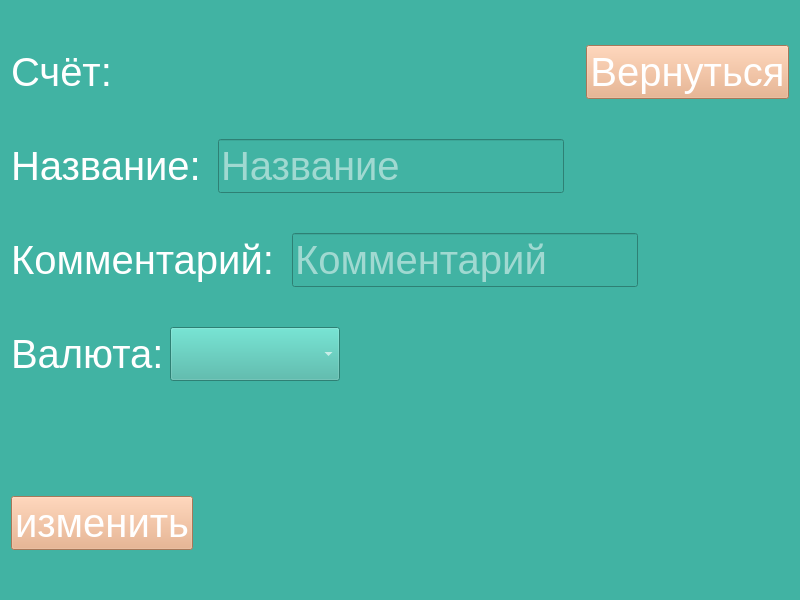
<?xml version="1.0" encoding="UTF-8"?>
<ui version="4.0">
 <class>MyWallet</class>
 <widget class="QWidget" name="MyWallet">
  <property name="geometry">
   <rect>
    <x>0</x>
    <y>0</y>
    <width>800</width>
    <height>600</height>
   </rect>
  </property>
  <property name="minimumSize">
   <size>
    <width>800</width>
    <height>600</height>
   </size>
  </property>
  <property name="maximumSize">
   <size>
    <width>800</width>
    <height>600</height>
   </size>
  </property>
  <property name="windowTitle">
   <string>MyWallet</string>
  </property>
  <property name="styleSheet">
   <string notr="true">QWidget {
background-color: #41B3A3;
color: rgb(255, 255, 255);
font-size: 40px;
}
QPushButton {
font-size: 40px;
color: rgb(255, 255, 255);
background-color: #E8A87C;
}
QPushButton:pressed {
background-color:  rgb(255, 255, 255);
color: #E27D60;
}
QPushButton:hover:!pressed{
background-color: #E27D60;
}</string>
  </property>
  <layout class="QHBoxLayout" name="horizontalLayout_6">
   <item>
    <layout class="QVBoxLayout" name="verticalLayout">
     <item>
      <layout class="QHBoxLayout" name="horizontalLayout_5">
       <item>
        <widget class="QLabel" name="label_4">
         <property name="text">
          <string>Счёт:</string>
         </property>
        </widget>
       </item>
       <item>
        <spacer name="horizontalSpacer_3">
         <property name="orientation">
          <enum>Qt::Horizontal</enum>
         </property>
         <property name="sizeHint" stdset="0">
          <size>
           <width>40</width>
           <height>20</height>
          </size>
         </property>
        </spacer>
       </item>
       <item>
        <widget class="QPushButton" name="returnButton">
         <property name="sizePolicy">
          <sizepolicy hsizetype="Maximum" vsizetype="Fixed">
           <horstretch>0</horstretch>
           <verstretch>0</verstretch>
          </sizepolicy>
         </property>
         <property name="styleSheet">
          <string notr="true"/>
         </property>
         <property name="text">
          <string>Вернуться</string>
         </property>
        </widget>
       </item>
      </layout>
     </item>
     <item>
      <layout class="QHBoxLayout" name="horizontalLayout_4">
       <item>
        <widget class="QLabel" name="label">
         <property name="styleSheet">
          <string notr="true"/>
         </property>
         <property name="text">
          <string>Название: </string>
         </property>
        </widget>
       </item>
       <item>
        <widget class="QLineEdit" name="NameEdit">
         <property name="sizePolicy">
          <sizepolicy hsizetype="Minimum" vsizetype="Fixed">
           <horstretch>0</horstretch>
           <verstretch>0</verstretch>
          </sizepolicy>
         </property>
         <property name="focusPolicy">
          <enum>Qt::ClickFocus</enum>
         </property>
         <property name="styleSheet">
          <string notr="true"/>
         </property>
         <property name="maxLength">
          <number>20</number>
         </property>
         <property name="frame">
          <bool>true</bool>
         </property>
         <property name="placeholderText">
          <string>Название</string>
         </property>
        </widget>
       </item>
       <item>
        <spacer name="horizontalSpacer_5">
         <property name="orientation">
          <enum>Qt::Horizontal</enum>
         </property>
         <property name="sizeHint" stdset="0">
          <size>
           <width>40</width>
           <height>20</height>
          </size>
         </property>
        </spacer>
       </item>
      </layout>
     </item>
     <item>
      <layout class="QHBoxLayout" name="horizontalLayout_3">
       <item>
        <widget class="QLabel" name="label_2">
         <property name="styleSheet">
          <string notr="true"/>
         </property>
         <property name="text">
          <string>Комментарий: </string>
         </property>
        </widget>
       </item>
       <item>
        <widget class="QLineEdit" name="CommentEdit">
         <property name="sizePolicy">
          <sizepolicy hsizetype="Minimum" vsizetype="Fixed">
           <horstretch>0</horstretch>
           <verstretch>0</verstretch>
          </sizepolicy>
         </property>
         <property name="focusPolicy">
          <enum>Qt::ClickFocus</enum>
         </property>
         <property name="styleSheet">
          <string notr="true"/>
         </property>
         <property name="maxLength">
          <number>35</number>
         </property>
         <property name="placeholderText">
          <string>Комментарий</string>
         </property>
        </widget>
       </item>
       <item>
        <spacer name="horizontalSpacer_2">
         <property name="orientation">
          <enum>Qt::Horizontal</enum>
         </property>
         <property name="sizeHint" stdset="0">
          <size>
           <width>40</width>
           <height>20</height>
          </size>
         </property>
        </spacer>
       </item>
      </layout>
     </item>
     <item>
      <layout class="QHBoxLayout" name="horizontalLayout_2">
       <item>
        <widget class="QLabel" name="label_3">
         <property name="styleSheet">
          <string notr="true"/>
         </property>
         <property name="text">
          <string>Валюта:</string>
         </property>
        </widget>
       </item>
       <item>
        <widget class="QComboBox" name="currencyComboBox">
         <property name="sizePolicy">
          <sizepolicy hsizetype="Maximum" vsizetype="Fixed">
           <horstretch>0</horstretch>
           <verstretch>0</verstretch>
          </sizepolicy>
         </property>
         <property name="styleSheet">
          <string notr="true"/>
         </property>
         <property name="frame">
          <bool>true</bool>
         </property>
        </widget>
       </item>
       <item>
        <spacer name="horizontalSpacer">
         <property name="orientation">
          <enum>Qt::Horizontal</enum>
         </property>
         <property name="sizeHint" stdset="0">
          <size>
           <width>40</width>
           <height>20</height>
          </size>
         </property>
        </spacer>
       </item>
      </layout>
     </item>
     <item>
      <widget class="QLabel" name="errorLabel">
       <property name="sizePolicy">
        <sizepolicy hsizetype="Minimum" vsizetype="Maximum">
         <horstretch>0</horstretch>
         <verstretch>0</verstretch>
        </sizepolicy>
       </property>
       <property name="styleSheet">
        <string notr="true">QLabel {
font-size: 30px;
color: #EDF5E1;
}</string>
       </property>
       <property name="text">
        <string/>
       </property>
       <property name="wordWrap">
        <bool>true</bool>
       </property>
      </widget>
     </item>
     <item>
      <layout class="QHBoxLayout" name="horizontalLayout">
       <item>
        <widget class="QPushButton" name="changeButton">
         <property name="sizePolicy">
          <sizepolicy hsizetype="Maximum" vsizetype="Fixed">
           <horstretch>0</horstretch>
           <verstretch>0</verstretch>
          </sizepolicy>
         </property>
         <property name="maximumSize">
          <size>
           <width>200</width>
           <height>16777215</height>
          </size>
         </property>
         <property name="styleSheet">
          <string notr="true"/>
         </property>
         <property name="text">
          <string>изменить</string>
         </property>
         <property name="autoDefault">
          <bool>false</bool>
         </property>
         <property name="default">
          <bool>false</bool>
         </property>
         <property name="flat">
          <bool>false</bool>
         </property>
        </widget>
       </item>
       <item>
        <spacer name="horizontalSpacer_4">
         <property name="orientation">
          <enum>Qt::Horizontal</enum>
         </property>
         <property name="sizeHint" stdset="0">
          <size>
           <width>40</width>
           <height>20</height>
          </size>
         </property>
        </spacer>
       </item>
      </layout>
     </item>
    </layout>
   </item>
  </layout>
 </widget>
 <resources/>
 <connections/>
</ui>
